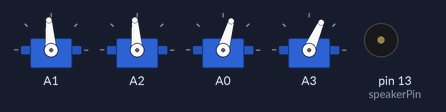
Bench run of a sketch on a simulated Arduino Uno, built with avr-gcc and run on an emulated ATmega328P. On the bench: 4 × servo, buzzer (waves = sounding, pin HIGH).

Above: at 0.05 s.
At 1.0 s:
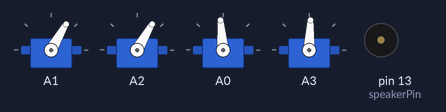
At 2.2 s:
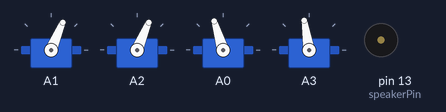
At 4.35 s:
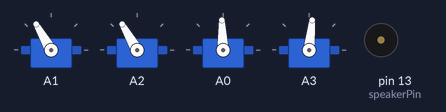
At 6.1 s:
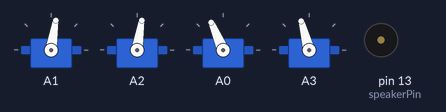
At 8.5 s:
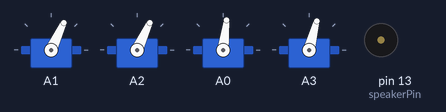
Timing chart, 0 to 11.1 s (numbered marks = the images above):
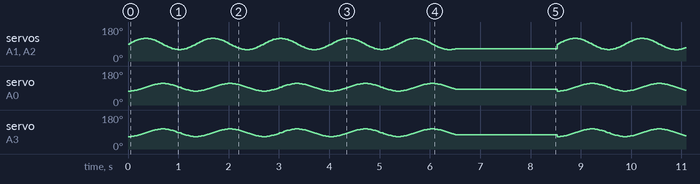

The sketch:

Otto_happybirthday.ino
```cpp
//----------------------------------------------------------------
//-- Otto Happy Birthday
//-- With this code Otto will walk 5 steps and then sing the happy birthday
//-- Otto DIY invests time and resources providing open source code and hardware,
//-- please support by purchasing kits from https://www.ottodiy.com/
//-- Make sure to have installed all libraries: https://github.com/OttoDIY/OttoDIYLib
//-----------------------------------------------------------------
#include <Otto.h>
Otto Otto;

#define LeftLeg A1
#define RightLeg A2
#define LeftFoot A0
#define RightFoot A3
#define Buzzer  13

int speakerPin = 13;
int length = 28; // the number of notes
char notes[] = "GGAGcB GGAGdc GGxecBA yyecdc";
int beats[] = { 2, 2, 8, 8, 8, 16, 1, 2, 2, 8, 8,8, 16, 1, 2,2,8,8,8,8,16, 1,2,2,8,8,8,16 };
int tempo = 150;

void playTone(int tone, int duration) {

for (long i = 0; i < duration * 1000L; i += tone * 2) {
   digitalWrite(speakerPin, HIGH);
   delayMicroseconds(tone);
   digitalWrite(speakerPin, LOW);
   delayMicroseconds(tone);
}
}
void playNote(char note, int duration) {

char names[] = {'C', 'D', 'E', 'F', 'G', 'A', 'B',

                 'c', 'd', 'e', 'f', 'g', 'a', 'b',

                 'x', 'y' };

int tones[] = { 1915, 1700, 1519, 1432, 1275, 1136, 1014,

                 956,  834,  765,  593,  468,  346,  224,

                 655 , 715 };

int SPEE = 5; // play the tone corresponding to the note name

/*
* Fix for => replace 17 by the size of names array
*/
for (int i = 0; i < sizeof(names); i++) {
   if (names[i] == note) {
    int newduration = duration/SPEE;
     //playTone(tones[i], newduration);
   }
}
}

void setup() {
    Otto.init(LeftLeg, RightLeg, LeftFoot, RightFoot, true, Buzzer); //Set the servo pins and Buzzer pin
pinMode(speakerPin, OUTPUT);
}

void loop() {
  Otto.walk(5,1300,1);

   delay(2000);
}
```

Measured:
- by itself, servo on A1, servo on A2: moves between 60° and 120°, repeating every 8.5 s
- by itself, servo on A0: moves between 74° and 114°, repeating every 8.5 s
- by itself, servo on A3: moves between 66° and 106°, repeating every 8.5 s
